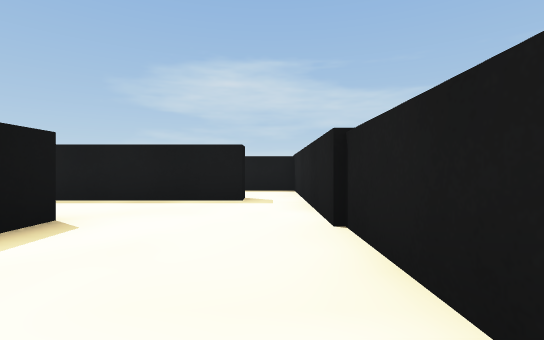
[1] (above)

24 first-person views from a walk through a world built for the Webots simulator. The camera is 0.06 m above the floor, looks level and sees 85° across. The floor is counted in squares, 0.1 m on a side. Each view is taken from the middle of a square. On the plan, view 1 faces up. The plan holds only what a view shows up to about 9 squares ahead; the rest is blank. The place goes on beyond the plan. The robots in the file are not drawn. Webots' stock objects and surfaces are drawn as simple stand-ins.

[2]
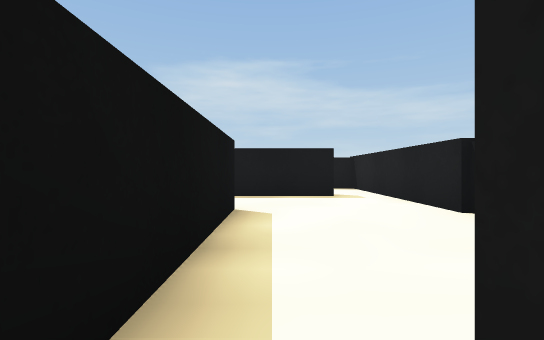

[3]
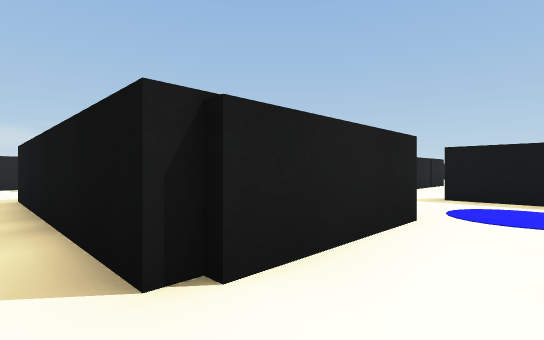

[4]
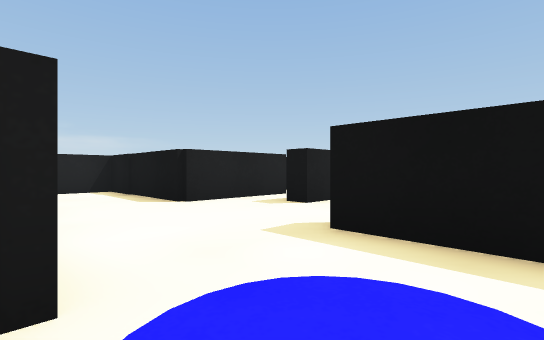

[5]
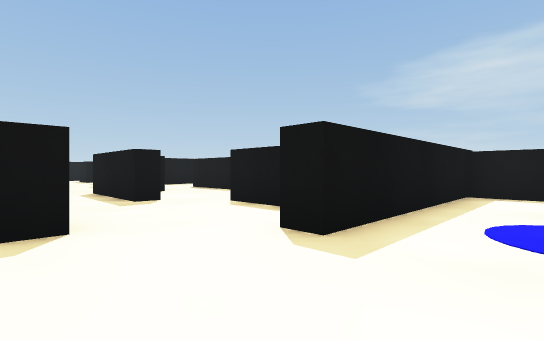

[6]
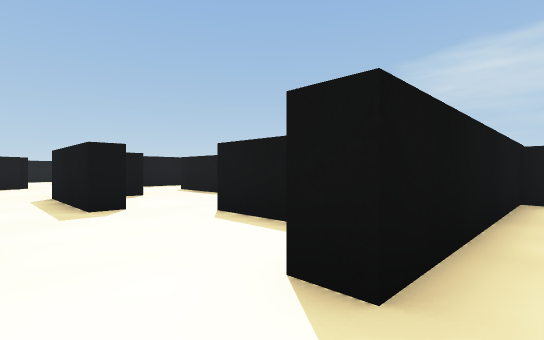

[7]
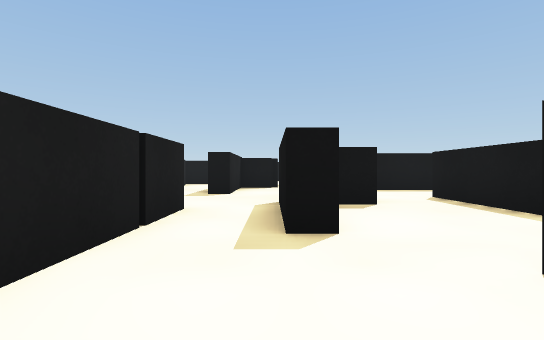

[8]
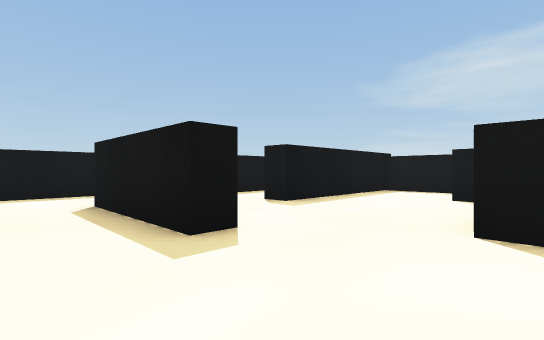

[9]
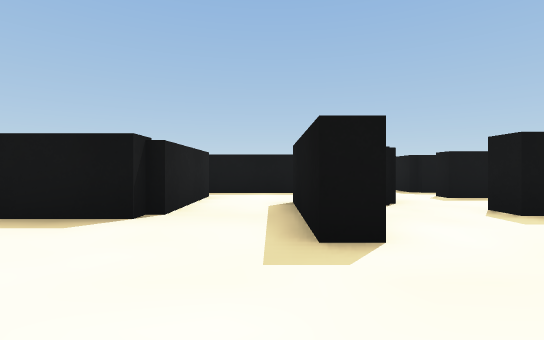

[10]
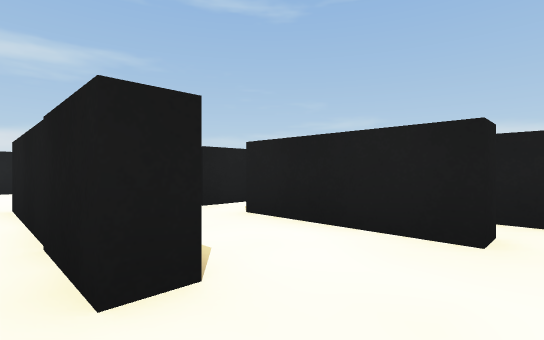

[11]
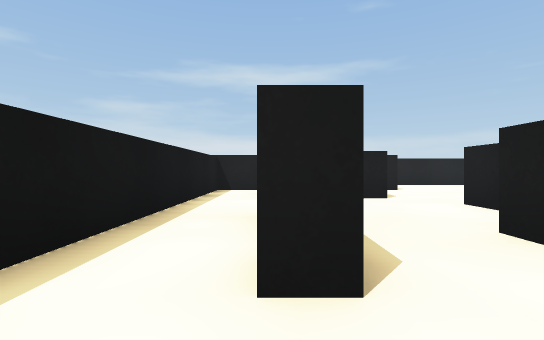

[12]
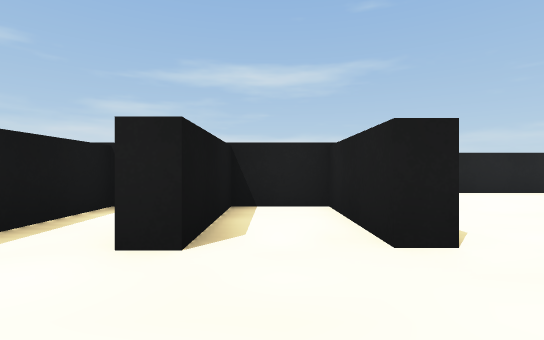

[13]
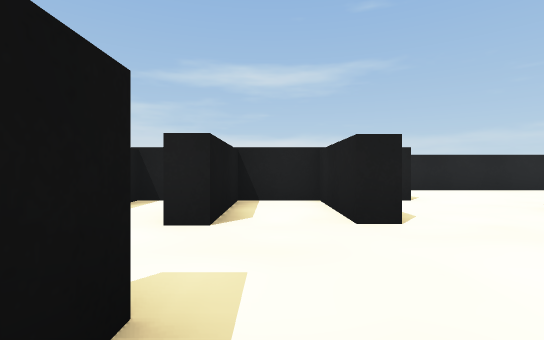

[14]
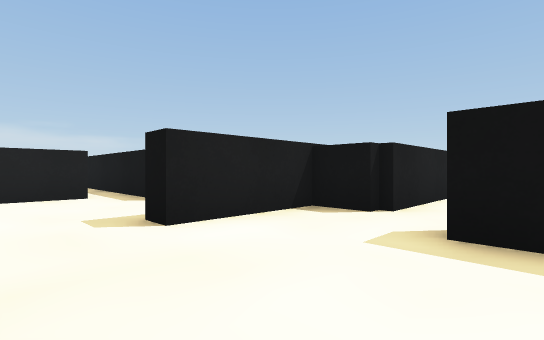

[15]
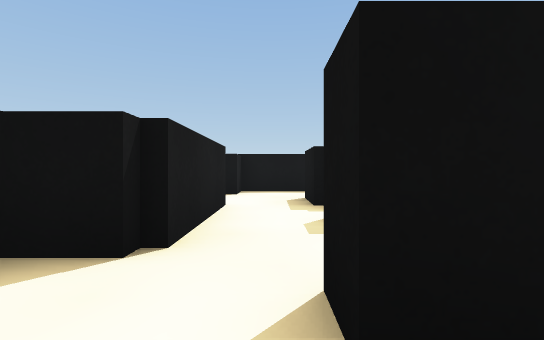

[16]
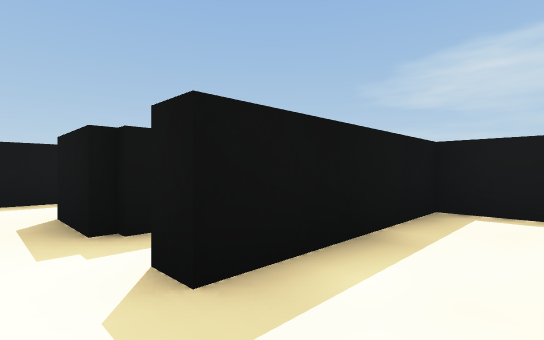

[17]
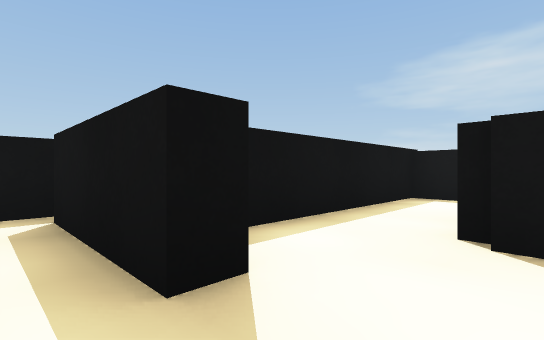

[18]
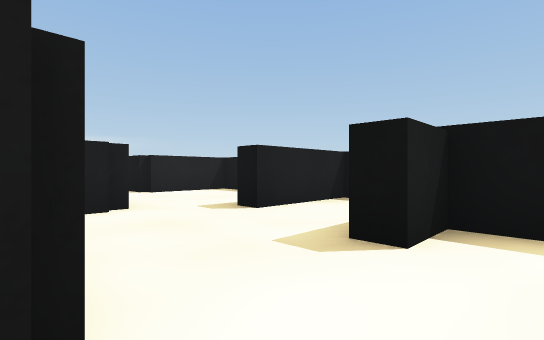

[19]
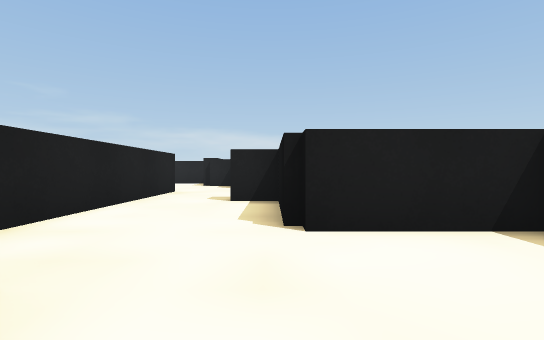

[20]
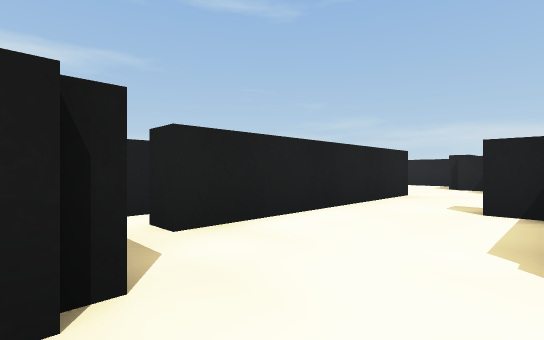

[21]
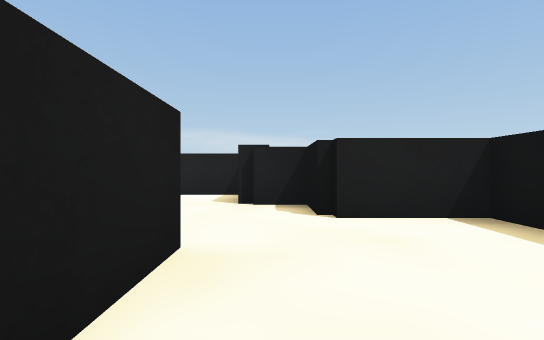

[22]
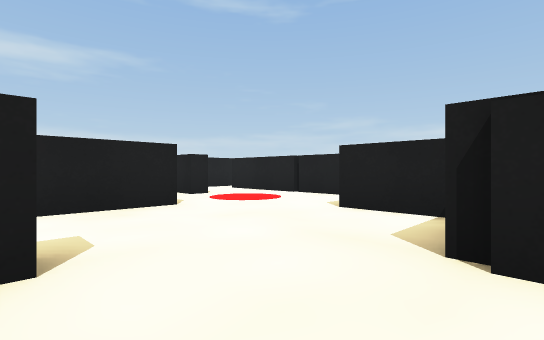

[23]
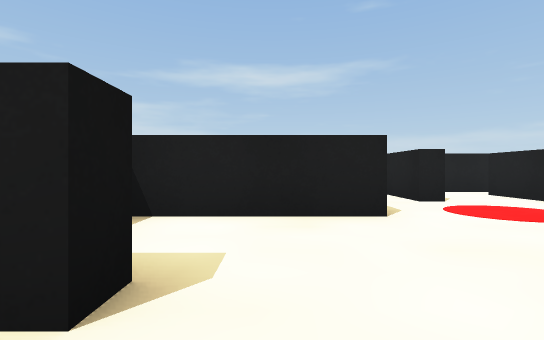

[24]
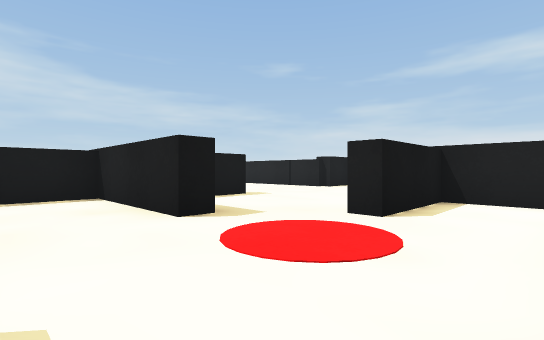

### Floor plan
Ten units are one square. View 1 is at (0, 0); x grows to the right and y downward. Boxes are objects, and circles mark ways between rooms. Rooms are numbered by the first view taken in them; rooms with no view inside come last. Other rooms are left out.
<svg viewBox="-293 -91 306 266">
<path fill="none" stroke="#000" d="M-58 -37 -29 -37M-102 -46 -117 -46 -117 -51M-31 -35 -26 -35 -26 24M-62 21 -62 -20M-116 1 -86 1 -86 39 -74 39M-72 -86 -86 -86 -86 -33 -92 -33M-136 -35 -128 -35 -128 -33 -156 -33M-5 -58 -42 -58M-146 -16 -103 -16 -103 -11M8 -8 8 -86 -9 -86M-156 -48 -152 -48 -152 -41M-30 67 -25 67M-189 -55 -189 -43 -195 -43M-200 -32 -200 -19M-204 -19 -174 -19 -174 -14M-117 18 -117 6M-155 7 -128 7M-192 7 -186 7 -186 29M-174 -14 -205 -14M-178 21 -154 21M-218 4 -189 4M-155 12 -155 7M-227 -20 -227 8M-146 -11 -146 -16M-138 -66 -166 -66 -166 -71M-117 -51 -91 -51 -91 -66 -117 -66 -117 -72M-189 -74 -189 -55M-227 -54 -227 -49M-201 -86 -213 -86 -213 -47M-214 -32 -200 -32M-262 67 -251 67M-248 7 -240 7M-233 94 -233 34 -228 34M-288 39 -262 39 -262 64M-267 99 -267 107 -246 107 -246 121 -236 121M-214 102 -220 102M-240 123 -234 123M-253 -32 -253 -26 -281 -26M-192 125 -192 90 -208 90M-287 -28 -287 -5 -262 -5 -262 0M-232 142 -214 142M-264 -64 -264 -32 -253 -32M-230 -47 -245 -47M-231 -32 -214 -32M-213 -47 -219 -47M-201 162 -158 162M-148 170 -148 143 -173 143 -173 138M-91 -74 -91 -86 -189 -86 -189 -74M-186 125 -192 125M-160 102 -171 102"/>
<circle cx="-160" cy="-10" r="3" fill="#2a7"/>
<circle cx="-150" cy="-50" r="3" fill="#2a7"/>
<circle cx="-190" cy="-40" r="3" fill="#2a7"/>
<circle cx="-150" cy="0" r="3" fill="#2a7"/>
<circle cx="-150" cy="-70" r="3" fill="#2a7"/>
<circle cx="-225" cy="-40" r="3" fill="#2a7"/>
<circle cx="-245" cy="-30" r="3" fill="#2a7"/>
<circle cx="-190" cy="130" r="3" fill="#2a7"/>
<circle cx="-195" cy="140" r="3" fill="#2a7"/>
<text x="-70" y="-30">1</text>
<text x="-130" y="0">2</text>
<text x="-190" y="0">3</text>
<text x="-140" y="-60">4</text>
<text x="-210" y="-60">5</text>
<text x="-240" y="50">6</text>
<text x="-250" y="-50">7</text>
<text x="-200" y="150">8</text>
<text x="-140" y="-80">9</text>
<text x="-180" y="120">10</text>
</svg>
Room 1 opens to room 3. Room 1 opens to room 4. Room 1 opens to room 5. Room 2 opens to room 3. Room 4 opens to room 9. Room 5 opens to room 7. Room 6 opens to room 7. Room 6 opens to room 10. Room 8 opens to room 10.

Where each view was taken, in squares from view 1:
view 1: 0 up, 0 right, facing up
view 2: 1 down, 2 left, facing up
view 3: 5 up, 2 left, facing down-left
view 4: 5 up, 6 left, facing down-left
view 5: 1 up, 7 left, facing up-left
view 6: 2 up, 8 left, facing up-left
view 7: 3 up, 10 left, facing left
view 8: 0 up, 15 left, facing up-left
view 9: 1 up, 15 left, facing left
view 10: 2 up, 16 left, facing down-right
view 11: 7 up, 18 left, facing right
view 12: 6 up, 14 left, facing right
view 13: 6 up, 15 left, facing right
view 14: 5 up, 16 left, facing down-left
view 15: 4 up, 18 left, facing left
view 16: 4 up, 20 left, facing up-left
view 17: 2 up, 24 left, facing up-left
view 18: 4 up, 23 left, facing down-left
view 19: 1 down, 26 left, facing down
view 20: 2 down, 26 left, facing down-right
view 21: 7 down, 24 left, facing down
view 22: 10 down, 24 left, facing down-right
view 23: 11 down, 23 left, facing right
view 24: 16 down, 21 left, facing up-right
